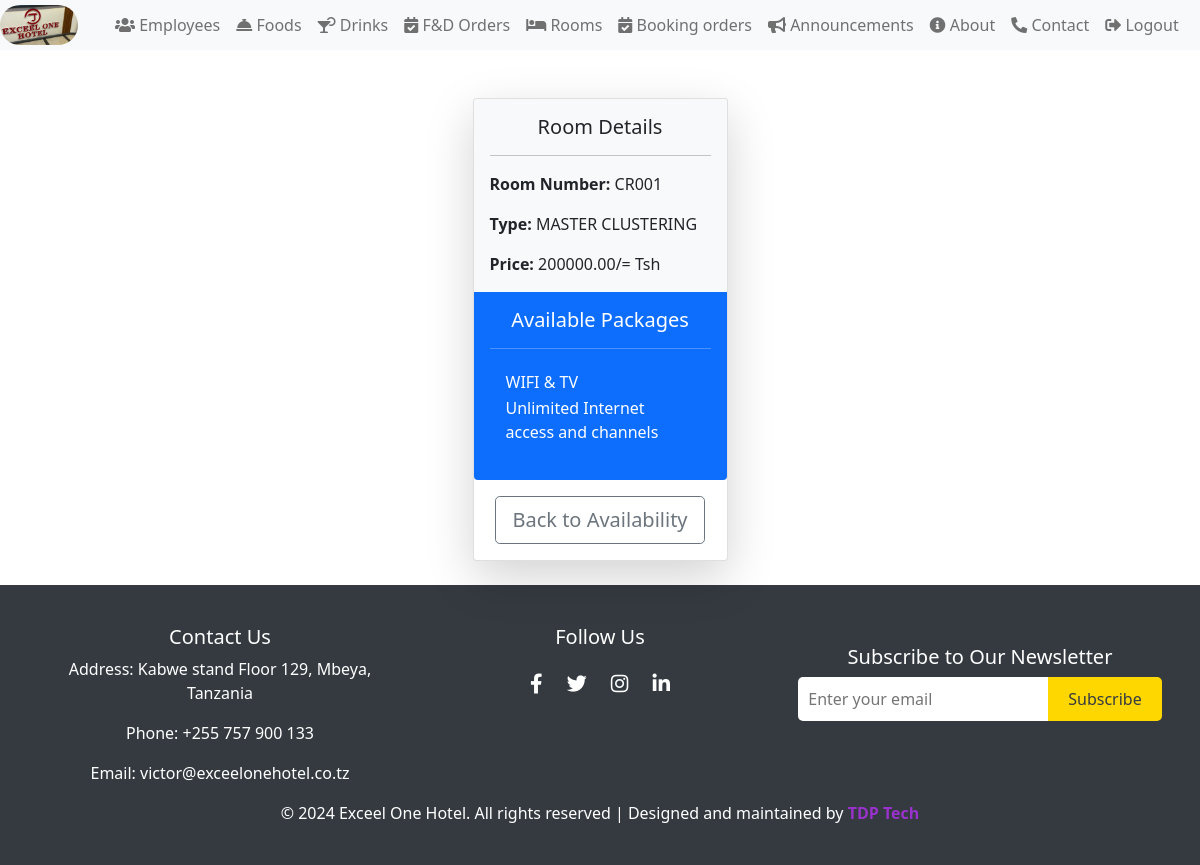
/Room/room/4/packages/ (signed in), run on the app's committed database.
### RoomBookingApp/models.py (models this page shows, shortened)
class Room(models.Model):
    room_number = models.CharField(max_length=50, unique=True)
    room_type = models.CharField(max_length=100)
    price = models.DecimalField(max_digits=12, decimal_places=2)
    user = models.ForeignKey(User, on_delete=models.CASCADE, related_name='rooms')

class Package(models.Model):
    room = models.ForeignKey(Room, on_delete=models.CASCADE, related_name='packages')
    package_name = models.CharField(max_length=100)
    description = models.TextField()

### RoomBookingApp/views.py (the view)
# urls.py: path('room/<int:room_id>/packages/', views.room_packages, name='room_packages'),
@login_required
def room_packages(request, room_id):
    room = get_object_or_404(Room, id=room_id)
    packages = room.packages.all()  # Assuming you have related_name='packages' on Package model
    return render(request, 'room_packages.html', {
        'room': room,
        'packages': packages,
    })

### RoomBookingApp/templates/room_packages.html (shortened to what this page needs)
{% extends "base.html" %}
{% block content %}
<div class="container mt-4">
    <div class="row justify-content-center">
        <div class="col-md-3">
            <div class="card shadow-lg rounded">
                <div class="card-body bg-light rounded-top">
                    <h5 class="card-title text-center">Room Details</h5>
                    <hr>
                    <p class="card-text"><strong>Room Number:</strong> {{ room.room_number }}</p>
                    <p class="card-text"><strong>Type:</strong> {{ room.room_type }}</p>
                    <p class="card-text"><strong>Price:</strong> {{ room.price }}/= Tsh</p>
                </div>
                <div class="card-body bg-primary text-white rounded-bottom">
                    <h5 class="card-title text-center">Available Packages</h5>
                    <hr class="bg-white">
                    <div class="list-group">
                        {% for package in packages %}
                        <div class="list-group-item bg-primary text-white border-0 mb-2 rounded">
                            <h6 class="mb-1">{{ package.package_name }}</h6>
                            <p class="mb-1">{{ package.description }}</p>
                        </div>
                        {% empty %}
                        <div class="list-group-item bg-primary text-white border-0 rounded">
                            <p>No packages available for this room.</p>
                        </div>
                        {% endfor %}
                    </div>
                </div>
                <div class="card-body text-center">
                    <a href="{% url 'check_availability' %}" class="btn btn-outline-secondary btn-lg">Back to
                        Availability</a>
                </div>
            </div>
        </div>
    </div>
</div>
{% endblock %}

### templates/base.html (style rules this page uses)
* { box-sizing: border-box; }

### data on the page
Room: room_number "CR001", room_type "MASTER CLUSTERING", price "200000.00"
Package: package_name "WIFI & TV", description "Unlimited Internet access and channels"
